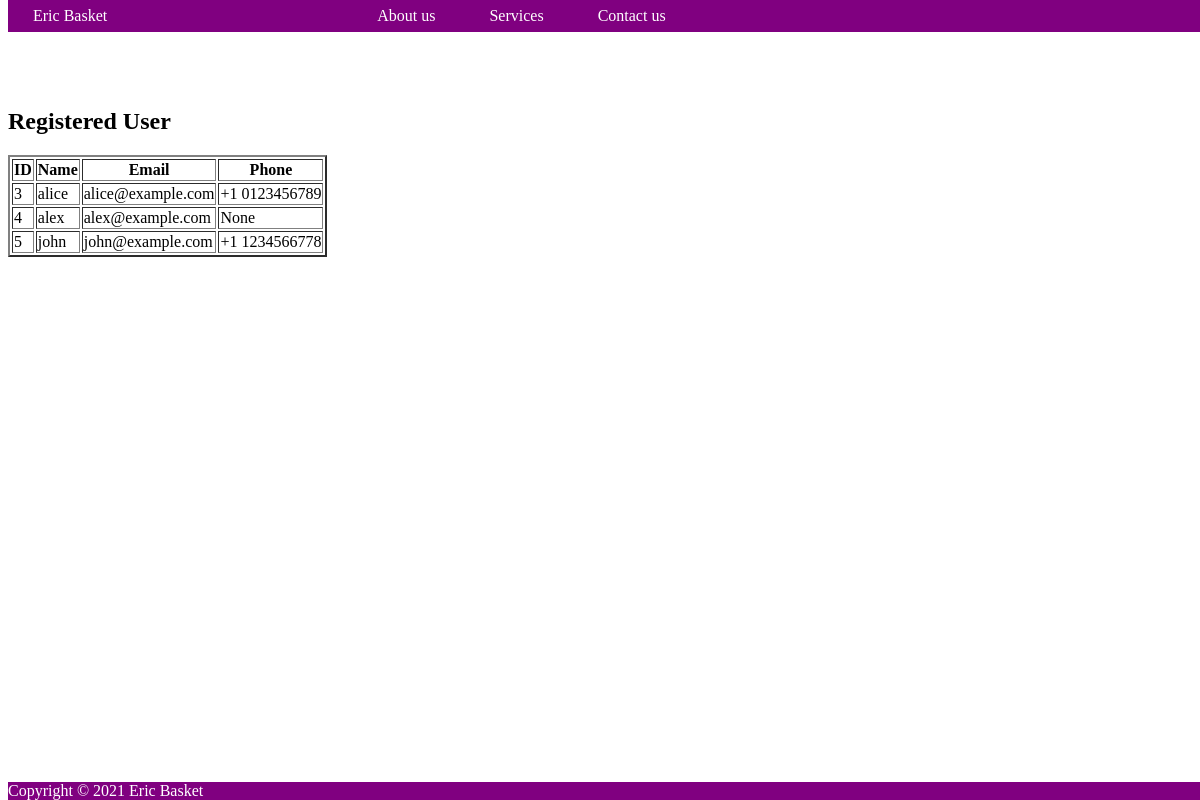
The app's page /userlist (signed in), older data.
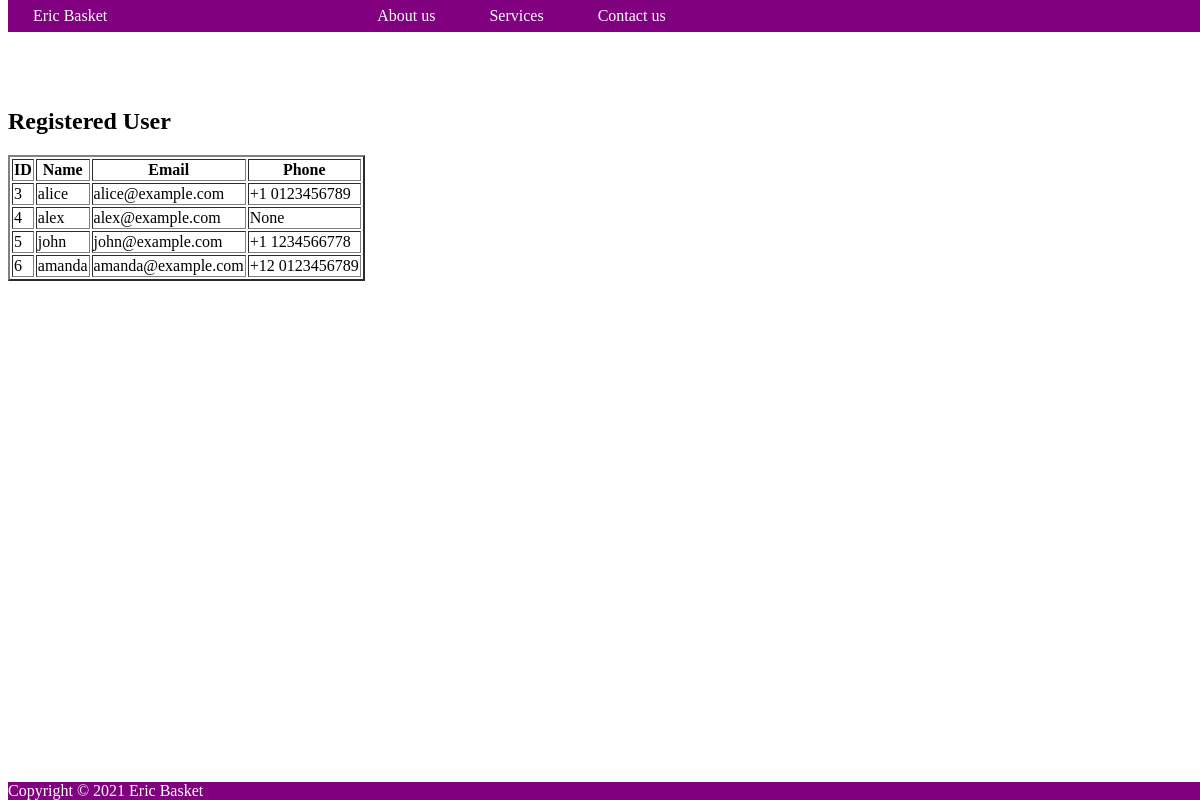
The same page, newer data.
### project_app1/models.py (models this page shows, shortened)
class RegisteredUser(models.Model):
    name = models.CharField(max_length=100)
    emailid = models.CharField(max_length=100)
    phoneNum = models.CharField(blank=True, null=True, max_length=20)
    password = models.CharField(max_length=30)
    profilePic = models.ImageField(upload_to="profile_pics", default="default.jpeg")

### project_app1/views.py (the view)
# urls.py: path("userlist", views.UserListView.as_view(), name="userlist"),
class UserListView(ListView):
    model = RegisteredUser
    template_name = "user_data.html"
    context_object_name = "alldata"

### project_app1/templates/user_data.html (shortened to what this page needs)
{% extends 'base.html' %}
    {% block content %}
    <h2>Registered User</h2>
    {% if request.user.is_superuser or request.user.is_staff%}
            <table border="2">
                <tr>
                    <th>ID</th>
                    <th>Name</th>
                    <th>Email</th>
                    <th>Phone</th>
                </tr>
                {% for user in alldata %}
                    <tr>
                        <td>{{ user.id }}</td>
                        <td>{{ user.name }}</td>
                        <td>{{ user.emailid }}</td>
                        <td>{{ user.phoneNum }}</td>
                    </tr>
                {% endfor %}
            </table>
        {% endif %}
    {% endblock content %}

### project_app1/templates/base.html (shortened to what this page needs)
<!DOCTYPE html>
<html lang="en">
<head>
</head>
<body>
    <div class="fixed-header">
        <div class="container">
            <nav>
                <a href="{% url 'app_homepage' %}">Eric Basket</a>
                <a></a>
                <a></a>
                <a></a>
                <a></a>
                <a href="{% url 'about_us' %}">About us</a>
                <a href="{% url 'services' %}">Services</a>
                <a href="{% url 'contact_us' %}">Contact us</a>
            </nav>
        </div>
    </div>
    <div class="containe">
        {% block content %}
        {% endblock %}
    </div>
    <div class="fixed-footer">
        <div class="container">Copyright &copy; 2021 Eric Basket</div>
    </div>
</body>
</html>

### project_app1/templates/base.html (style rules this page uses)
body { padding-top: 80px; padding-bottom: 80px; }
.fixed-header, .fixed-footer { width: 100%; position: fixed; background: purple; color: white; }
.fixed-header { top: 0; }
.fixed-footer { bottom: 0; }
.container { width: 100%; margin: 40; }
nav a { color: white; text-decoration: none; padding: 7px 25px; display: inline-block; }

Row changes from the older to the newer data that the page shows:
added RegisteredUser: id "6", name "amanda", emailid "amanda@example.com", phoneNum "+12 0123456789"
